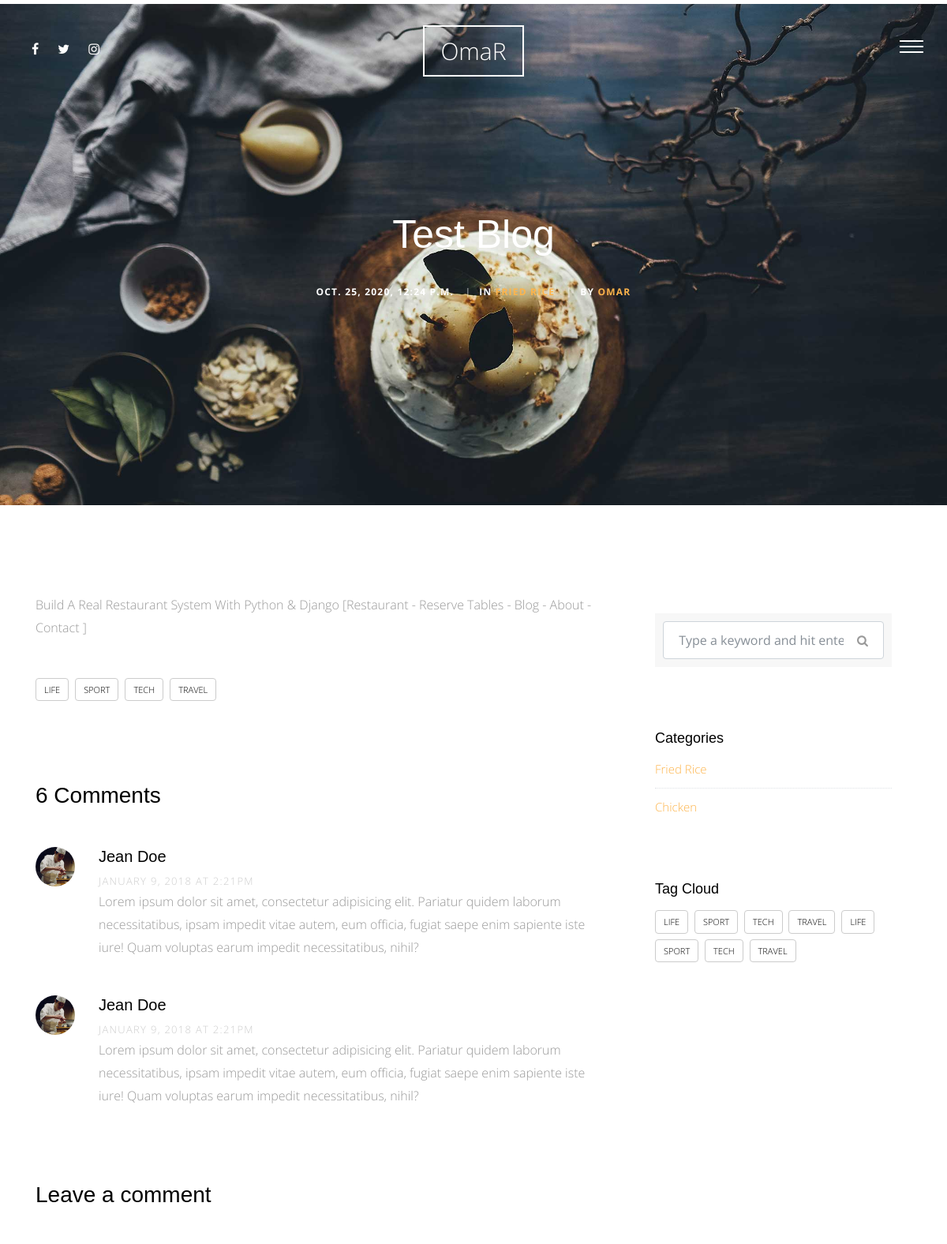
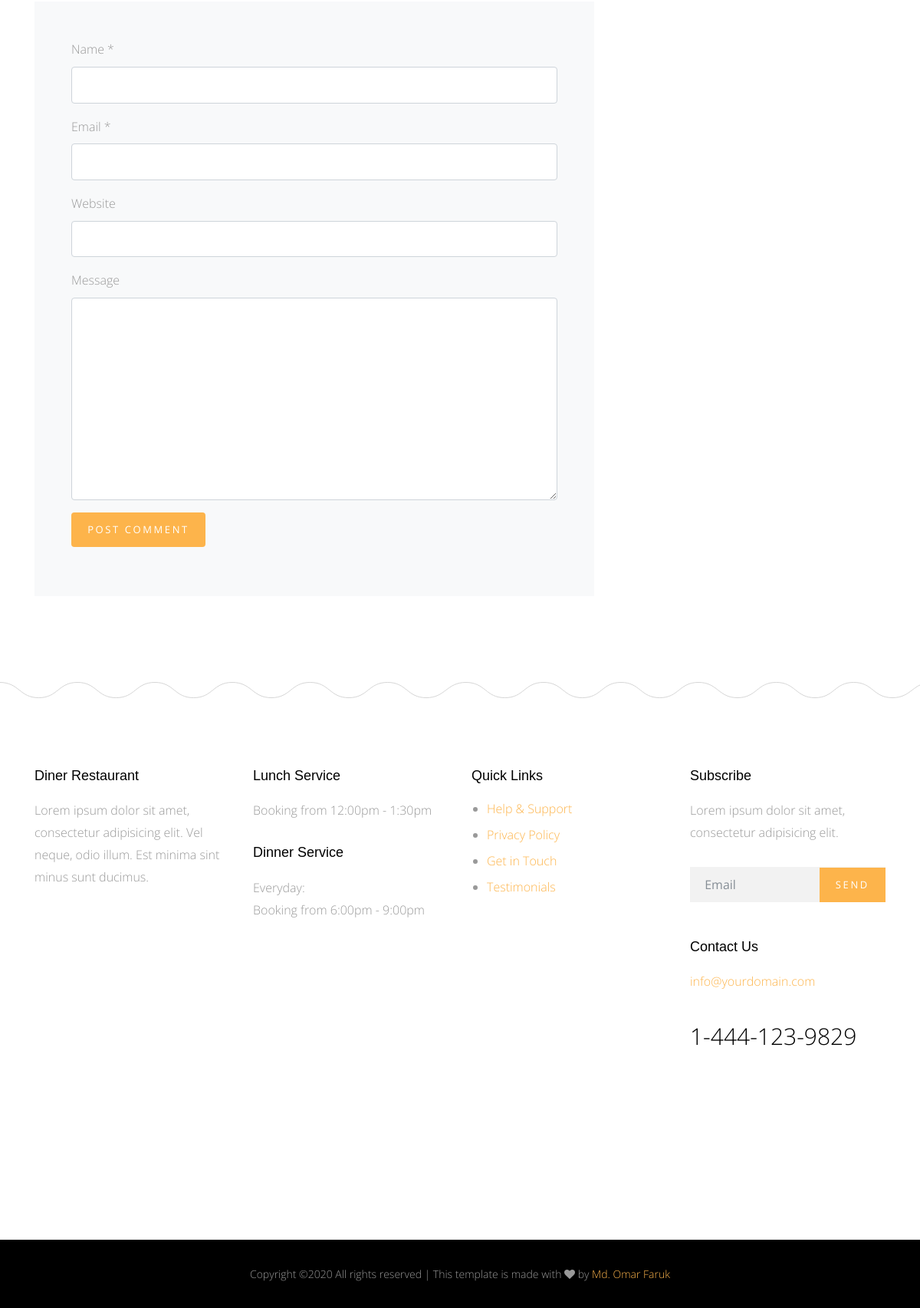
The page /blog/1 on the database its author committed (2 pictures, top to bottom).
### blog/models.py (models this page shows)
class Post(models.Model):
    title = models.CharField(max_length=155)
    content = models.TextField()
    author = models.ForeignKey(User, on_delete=models.CASCADE)
    image = models.ImageField(upload_to='blog/', blank=True, null=True)
    category = models.ForeignKey('Category', null=True, on_delete=models.SET_NULL)
    created  = models.DateTimeField(default=timezone.now)
    tags = TaggableManager(blank=True)
    class Meta:
        verbose_name = ' post'
        verbose_name_plural = 'posts'
    def __str__(self):
        return self.title

class Category(models.Model):
    category_name = models.CharField(max_length=150)
    class Meta:
        verbose_name = ' category'
        verbose_name_plural = 'catogires'
    def __str__(self):
        return self.category_name

### blog/views.py (the view)
# urls.py: path('<int:id>', views.post_detail, name='post_detail'),
def post_detail(request, id):
    post_detail = Post.objects.get(id=id)
    categories = Category.objects.all()
    return render(request, 'post/post_detail.html', {'post_detail':post_detail, 'categories':categories})

### blog/templates/post/post_detail.html
{% extends 'base.html' %}
{% load static %}
{% block content %}
    <div class="main-wrap">
        <div class="cover_1 cover_sm">
            <div class="img_bg" style="background-image: url({% static 'img/slider-1.jpg' %})" data-stellar-background-ratio="0.5">
            <div class="container">
                <div class="row align-items-center justify-content-center">
                <div class="col-md-7 text-center" data-aos="fade-up">
                    <h2 class="heading mb-4">{{ post_detail }}</h2>
                    <div class="post-info">
                    <div class="date-info">{{ post_detail.created }}</div>
                    <div class="category-info"><span class="seperator">|</span>In <a href="#" data-title="View all posts in Lifestyle" title="View all posts in Lifestyle">{{ post_detail.category }}</a></div>
                    <div class="author-info"><span class="seperator">|</span>By <a href="#">{{ post_detail.author }}</a></div>
                    </div>
                </div>
                </div>
            </div>
            </div>
        </div>
        <div class="section">
            <div class="container">
            <div class="row">
                <div class="col-md-8">
                <p>{{ post_detail.content }}</p>
                <div class="tag-widget post-tag-container mb-5 mt-5">
                    <div class="tagcloud">
                    <a href="#" class="tag-cloud-link">Life</a>
                    <a href="#" class="tag-cloud-link">Sport</a>
                    <a href="#" class="tag-cloud-link">Tech</a>
                    <a href="#" class="tag-cloud-link">Travel</a>
                    </div>
                </div>
                <div class="pt-5 mt-5">
                    <h3 class="mb-5">6 Comments</h3>
                    <ul class="comment-list">
                    <li class="comment">
                        <div class="vcard bio">
                        <img src="img/person_1.jpg" alt="Image placeholder">
                        </div>
                        <div class="comment-body">
                        <h3>Jean Doe</h3>
                        <div class="meta">January 9, 2018 at 2:21pm</div>
                        <p>Lorem ipsum dolor sit amet, consectetur adipisicing elit. Pariatur quidem laborum necessitatibus, ipsam impedit vitae autem, eum officia, fugiat saepe enim sapiente iste iure! Quam voluptas earum impedit necessitatibus, nihil?</p>
                        </div>
                    </li>
                    <li class="comment">
                        <div class="vcard bio">
                        <img src="img/person_1.jpg" alt="Image placeholder">
                        </div>
                        <div class="comment-body">
                        <h3>Jean Doe</h3>
                        <div class="meta">January 9, 2018 at 2:21pm</div>
                        <p>Lorem ipsum dolor sit amet, consectetur adipisicing elit. Pariatur quidem laborum necessitatibus, ipsam impedit vitae autem, eum officia, fugiat saepe enim sapiente iste iure! Quam voluptas earum impedit necessitatibus, nihil?</p>
                        </div>
                    </li>
                    </ul>
                    <div class="comment-form-wrap pt-5">
                    <h3 class="mb-5">Leave a comment</h3>
                    <form action="#" class="p-5 bg-light">
                        <div class="form-group">
                        <label for="name">Name *</label>
                        <input type="text" class="form-control" id="name">
                        </div>
                        <div class="form-group">
                        <label for="email">Email *</label>
                        <input type="email" class="form-control" id="email">
                        </div>
                        <div class="form-group">
                        <label for="website">Website</label>
                        <input type="url" class="form-control" id="website">
                        </div>
                        <div class="form-group">
                        <label for="message">Message</label>
                        <textarea name="" id="message" cols="30" rows="10" class="form-control"></textarea>
                        </div>
                        <div class="form-group">
                        <input type="submit" value="Post Comment" class="btn btn-primary">
                        </div>
                    </form>
                    </div>
                </div>
                </div>
                <div class="col-md-4 sidebar">
                <div class="sidebar-box">
                    <form action="#" class="search-form">
                    <div class="form-group">
                        <span class="icon fa fa-search"></span>
                        <input type="text" class="form-control" placeholder="Type a keyword and hit enter">
                    </div>
                    </form>
                </div>
                <div class="sidebar-box">
                    <div class="categories">
                    <h3>Categories</h3>
                    {% for cat in categories %}
                    <li><a href="#">{{ cat }}</a></li>
                    {% endfor %}
                    </div>
                </div>
                <div class="sidebar-box">
                    <h3>Tag Cloud</h3>
                    <div class="tagcloud">
                    <a href="#" class="tag-cloud-link">Life</a>
                    <a href="#" class="tag-cloud-link">Sport</a>
                    <a href="#" class="tag-cloud-link">Tech</a>
                    <a href="#" class="tag-cloud-link">Travel</a>
                    <a href="#" class="tag-cloud-link">Life</a>
                    <a href="#" class="tag-cloud-link">Sport</a>
                    <a href="#" class="tag-cloud-link">Tech</a>
                    <a href="#" class="tag-cloud-link">Travel</a>
                    </div>
                </div>
                </div>
            </div>
            </div>
        </div>
    </div>
{% endblock %}

### static/css/style.css (style rules this page uses)
html { overflow-x: hidden; }
body { background: #fff; font-family: "Open Sans", cursive; font-size: 16px; line-height: 1.8; font-weight: 300; color: #999999; }
a { -webkit-transition: .3s all ease; -o-transition: .3s all ease; transition: .3s all ease; text-decoration: none; }
h1, h2, h3, h4, h5 { color: #000; font-family: "Playfair Display", Arial, sans-serif; }
.btn, .form-control { outline: none; }
textarea.form-control { height: inherit; }
.btn { font-size: 13px; text-transform: uppercase; letter-spacing: .2em; }
.btn.btn-primary { color: #fff; border-width: 2px; }
.section { padding: 7em 0; }
.cover_1 { position: relative; }
.cover_1 .img_bg { background-repeat: no-repeat; background-size: cover !important; background-position: center center; }
.cover_1 .img_bg, .cover_1 .img_bg > .container > .row { min-height: 700px; height: 100vh; }
.cover_1.cover_sm .img_bg, .cover_1.cover_sm .img_bg > .container > .row { min-height: 600px; height: 80vh; }
.cover_1 .heading { color: white; font-weight: 300; font-size: 30px; line-height: 1.5; }
@media (min-width: 768px) { .cover_1 .heading { font-size: 50px; line-height: 1.5; } }
.post-info { font-size: 12px; text-transform: uppercase; font-weight: bold; color: #fff; letter-spacing: .1em; }
.post-info > div { display: inline-block; }
.post-info > div .seperator { display: inline-block; margin: 0 10px; opacity: .5; }
.tagcloud a { text-transform: uppercase; display: inline-block; padding: 4px 10px; margin-bottom: 7px; margin-right: 4px; border-radius: 4px; color: #000; border: 1px solid #ccc; font-size: 11px; }
.comment-form-wrap { clear: both; }
.comment-list { padding: 0; margin: 0; }
.comment-list li { padding: 0; margin: 0 0 30px 0; float: left; width: 100%; clear: both; list-style: none; }
.comment-list li .vcard { width: 80px; float: left; }
.comment-list li .vcard img { width: 50px; border-radius: 50%; }
.comment-list li .comment-body { float: right; width: calc(100% - 80px); }
.comment-list li .comment-body h3 { font-size: 20px; }
.comment-list li .comment-body .meta { text-transform: uppercase; font-size: 13px; letter-spacing: .1em; color: #ccc; }
.search-form { background: #f7f7f7; padding: 10px; }
.search-form .form-group { position: relative; }
.search-form .form-group input { padding-right: 50px; }
.search-form .icon { position: absolute; top: 50%; right: 20px; -webkit-transform: translateY(-50%); -ms-transform: translateY(-50%); transform: translateY(-50%); }
.sidebar-box { margin-bottom: 30px; padding: 25px; font-size: 15px; width: 100%; float: left; background: #fff; }
.sidebar-box *:last-child { margin-bottom: 0; }
.sidebar-box h3 { font-size: 18px; margin-bottom: 15px; }
.categories li, .sidelink li { position: relative; margin-bottom: 10px; padding-bottom: 10px; border-bottom: 1px dotted #dee2e6; list-style: none; }
.categories li:last-child, .sidelink li:last-child { margin-bottom: 0; border-bottom: none; padding-bottom: 0; }
.categories li a, .sidelink li a { display: block; }

### rows shown on the page
Post: title "Test Blog", created "OCT. 25, 2020, 12:24 P.M.", category "FRIED RICE", author "OMAR", content "Build A Real Restaurant System With Python & Django [Restaurant - Reserve Tables - Blog - About - Contact ]"
Category: category_name "Fried Rice"
Category: category_name "Chicken"
